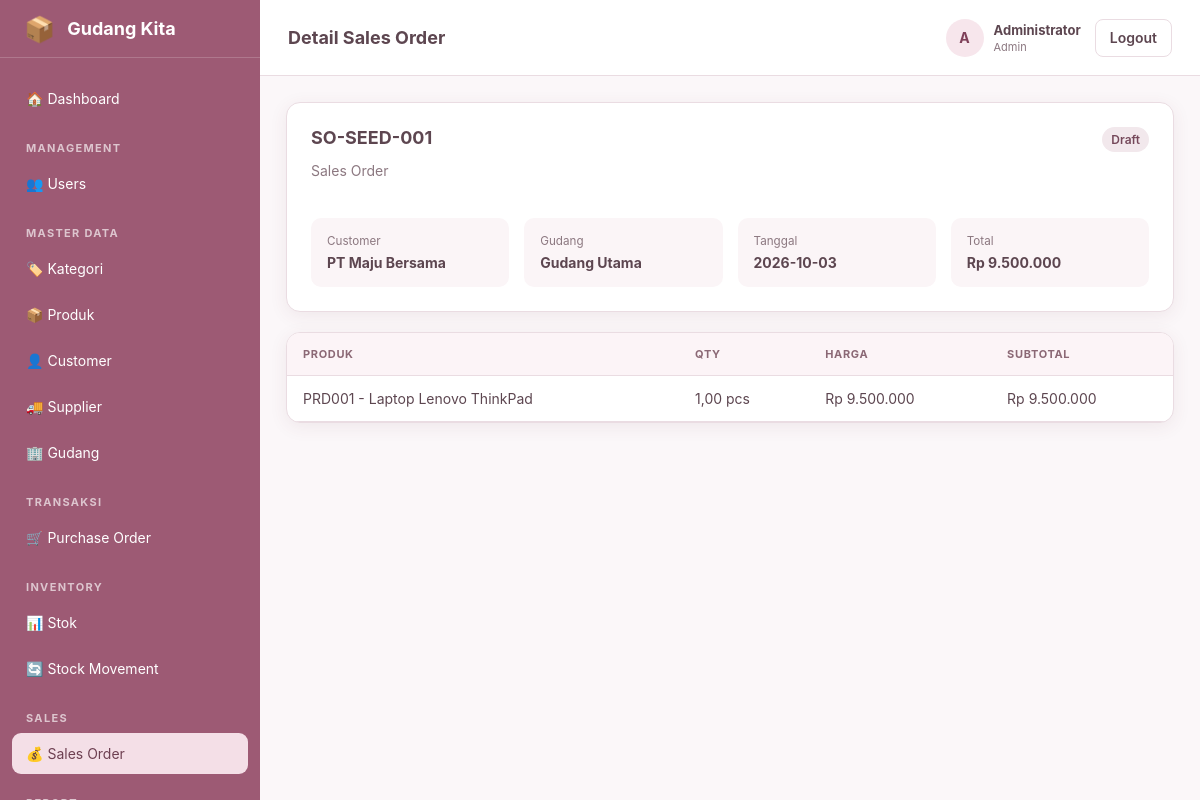
The app's page /?page=sales&action=view&id=1 (signed in) with its own data.
### tables this page shows
CREATE TABLE sales_orders (
 id INT UNSIGNED AUTO_INCREMENT PRIMARY KEY,
 so_number VARCHAR(50) NOT NULL UNIQUE,
 customer_id INT UNSIGNED NOT NULL,
 created_by INT UNSIGNED NULL,
 approved_by INT UNSIGNED NULL,
 warehouse_id INT UNSIGNED NOT NULL,
 so_date DATE NOT NULL,
 status ENUM('Draft','PendingApproval','Approved','Fulfilled','Cancelled') NOT NULL DEFAULT 'Draft',
 notes TEXT NULL,
 total_amount DECIMAL(18,2) NOT NULL DEFAULT 0,
 created_at TIMESTAMP NOT NULL DEFAULT CURRENT_TIMESTAMP,
 INDEX idx_so_customer(customer_id), INDEX idx_so_date(so_date), INDEX idx_so_status(status), INDEX idx_so_created_by(created_by), INDEX idx_so_approved_by(approved_by),
 CONSTRAINT fk_so_customer FOREIGN KEY(customer_id) REFERENCES customers(id) ON UPDATE CASCADE ON DELETE RESTRICT,
 CONSTRAINT fk_so_created_by FOREIGN KEY(created_by) REFERENCES users(id) ON UPDATE CASCADE ON DELETE SET NULL,
 CONSTRAINT fk_so_approved_by FOREIGN KEY(approved_by) REFERENCES users(id) ON UPDATE CASCADE ON DELETE SET NULL,
 CONSTRAINT fk_so_warehouse FOREIGN KEY(warehouse_id) REFERENCES warehouses(id) ON UPDATE CASCADE ON DELETE RESTRICT
);

CREATE TABLE customers (
 id INT UNSIGNED AUTO_INCREMENT PRIMARY KEY,
 code VARCHAR(40) NOT NULL UNIQUE,
 name VARCHAR(150) NOT NULL,
 address TEXT NULL,
 phone VARCHAR(40) NULL,
 email VARCHAR(150) NULL,
 status ENUM('Active','Inactive') NOT NULL DEFAULT 'Active',
 created_at TIMESTAMP NOT NULL DEFAULT CURRENT_TIMESTAMP,
 INDEX idx_customers_name(name)
);

CREATE TABLE warehouses (
 id INT UNSIGNED AUTO_INCREMENT PRIMARY KEY,
 code VARCHAR(40) NOT NULL UNIQUE,
 name VARCHAR(150) NOT NULL,
 address TEXT NULL,
 phone VARCHAR(40) NULL,
 status ENUM('Active','Inactive') NOT NULL DEFAULT 'Active',
 created_at TIMESTAMP NOT NULL DEFAULT CURRENT_TIMESTAMP,
 INDEX idx_warehouses_name(name)
);

CREATE TABLE sales_order_details (
 id INT UNSIGNED AUTO_INCREMENT PRIMARY KEY,
 sales_order_id INT UNSIGNED NOT NULL,
 product_id INT UNSIGNED NOT NULL,
 qty DECIMAL(15,2) NOT NULL,
 price DECIMAL(15,2) NOT NULL DEFAULT 0,
 subtotal DECIMAL(18,2) NOT NULL DEFAULT 0,
 created_at TIMESTAMP NOT NULL DEFAULT CURRENT_TIMESTAMP,
 INDEX idx_sod_so(sales_order_id), INDEX idx_sod_product(product_id),
 CONSTRAINT fk_sod_so FOREIGN KEY(sales_order_id) REFERENCES sales_orders(id) ON UPDATE CASCADE ON DELETE CASCADE,
 CONSTRAINT fk_sod_product FOREIGN KEY(product_id) REFERENCES products(id) ON UPDATE CASCADE ON DELETE RESTRICT,
 CONSTRAINT chk_sod_values CHECK(qty > 0 AND price >= 0)
);

CREATE TABLE products (
 id INT UNSIGNED AUTO_INCREMENT PRIMARY KEY,
 code VARCHAR(40) NOT NULL UNIQUE,
 name VARCHAR(150) NOT NULL,
 category_id INT UNSIGNED NOT NULL,
 unit VARCHAR(30) NOT NULL DEFAULT 'pcs',
 purchase_price DECIMAL(15,2) NOT NULL DEFAULT 0,
 selling_price DECIMAL(15,2) NOT NULL DEFAULT 0,
 minimum_stock DECIMAL(15,2) NOT NULL DEFAULT 0,
 image_path VARCHAR(255) NULL,
 status ENUM('Active','Inactive') NOT NULL DEFAULT 'Active',
 created_at TIMESTAMP NOT NULL DEFAULT CURRENT_TIMESTAMP,
 updated_at TIMESTAMP NOT NULL DEFAULT CURRENT_TIMESTAMP ON UPDATE CURRENT_TIMESTAMP,
 INDEX idx_products_name(name), INDEX idx_products_status(status), INDEX idx_products_category(category_id),
 CONSTRAINT fk_products_category FOREIGN KEY(category_id) REFERENCES categories(id) ON UPDATE CASCADE ON DELETE RESTRICT,
 CONSTRAINT chk_product_values CHECK(purchase_price >= 0 AND selling_price >= 0 AND minimum_stock >= 0)
);

### app/Controller/BaseController.php (called while the page is built, shortened)
<?php
abstract class BaseController
{
    protected function view(string $view, array $data = []): void
    {
        include_once BASE_PATH.'/views/layouts/app.php';
    }
}

### app/Controller/SalesOrderController.php (called while the page is built, shortened)
<?php
final class SalesOrderController extends BaseController
{
    public function __construct(\PDO $pdo, private ?SalesOrderRepository $repo = null, private ?InventoryRepository $inventory = null, ?SalesOrderService $service = null)
    {
        $this->repo ??= new SalesOrderRepository($pdo);
    }
    public function show(int $id): void
    {
        $order = $this->repo->find($id);
        $this->view('sales/show', ['pageTitle' => 'Detail Sales Order', 'order' => $order]);
    }
}

### app/Repository/SalesOrderRepository.php (called while the page is built, shortened)
<?php
final class SalesOrderRepository implements SalesOrderRepositoryInterface
{
    public function find(int $id): ?array
    {
        $statement = $this->pdo->prepare('SELECT so.*, c.name AS customer_name, w.name AS warehouse_name
            FROM sales_orders so JOIN customers c ON c.id = so.customer_id
            JOIN warehouses w ON w.id = so.warehouse_id WHERE so.id = ?');
        $statement->execute([$id]);
        $order = $statement->fetch();
        $details = $this->pdo->prepare('SELECT d.*, p.code product_code, p.name product_name, p.unit
            FROM sales_order_details d JOIN products p ON p.id = d.product_id WHERE d.sales_order_id = ? ORDER BY d.id');
        $details->execute([$id]);
        $order['details'] = $details->fetchAll();
        return $order;
    }
}

### app/Support/helpers.php (called while the page is built, shortened)
<?php
function e(mixed $v): string
{
    return htmlspecialchars((string)$v, ENT_QUOTES, 'UTF-8');
}

### views/sales/show.php (the view)
<div class="card detail-card"><div class="detail-header"><div><h2><?=e($order['so_number'])?></h2><p class="muted">Sales Order</p></div><span class="badge status-<?=strtolower($order['status'])?>"><?=e($order['status'])?></span></div><div class="detail-grid"><div><small>Customer</small><strong><?=e($order['customer_name'])?></strong></div><div><small>Gudang</small><strong><?=e($order['warehouse_name'])?></strong></div><div><small>Tanggal</small><strong><?=e($order['so_date'])?></strong></div><div><small>Total</small><strong>Rp <?=number_format((float)$order['total_amount'],0,',','.')?></strong></div></div></div><div class="card"><div class="table-wrap"><table><thead><tr><th>Produk</th><th>Qty</th><th>Harga</th><th>Subtotal</th></tr></thead><tbody><?php foreach($order['details'] as $d):?><tr><td><?=e($d['product_code'].' - '.$d['product_name'])?></td><td><?=number_format((float)$d['qty'],2,',','.')?> <?=e($d['unit'])?></td><td>Rp <?=number_format((float)$d['price'],0,',','.')?></td><td>Rp <?=number_format((float)$d['subtotal'],0,',','.')?></td></tr><?php endforeach;?></tbody></table></div></div>

### public/assets/css/style.css (style rules this page uses)
:root { --primary:#9d5a74;--primary-dark:#7f4059;--soft:#f8edf1;--line:#eadce2;--text:#5d4650;--muted:#8c7880;--white:#fff;--danger:#b8545c;--success:#3f8a68;--shadow:0 4px 18px rgba(100,55,70,.08) }
* { box-sizing:border-box }
body { margin:0;font-family:Inter,system-ui,-apple-system,BlinkMacSystemFont,"Segoe UI",sans-serif;background:#fbf7f9;color:var(--text);font-size:14px }
.card { background:#fff;border:1px solid var(--line);border-radius:14px;box-shadow:var(--shadow);margin-bottom:20px }
.card-header h2,.detail-header h2 { margin:0 0 5px;font-size:18px }
.muted { color:var(--muted) }
.table-wrap { overflow:auto }
table { width:100%;border-collapse:collapse;min-width:760px }
th,td { padding:14px 16px;border-bottom:1px solid var(--line);text-align:left;vertical-align:middle }
th { font-size:11px;letter-spacing:.06em;text-transform:uppercase;color:#8b6875;background:#fcf4f7 }
.badge { display:inline-flex;padding:5px 9px;border-radius:999px;background:#f2e8ec;color:#75485a;font-size:12px;font-weight:600 }
.detail-card { padding:24px }
.detail-header { display:flex;justify-content:space-between;gap:20px;align-items:flex-start;margin-bottom:25px }
.detail-grid { display:grid;grid-template-columns:repeat(4,1fr);gap:15px }
.detail-grid>div { background:#fbf5f7;border-radius:10px;padding:16px }
.detail-grid small { display:block;color:var(--muted);margin-bottom:6px }
html,body { max-width:100%;overflow-x:hidden }
.content,.card,.table-wrap { min-width:0;max-width:100%;overflow-x:hidden }
table { min-width:0;table-layout:fixed }
th,td { overflow-wrap:anywhere;word-break:break-word }
.table-wrap { overflow-x:auto;overflow-y:hidden }
.table-wrap table { min-width:760px;table-layout:auto }

### records on screen
sales_orders: so_number "SO-SEED-001", status "Draft", customer.name "PT Maju Bersama", warehouse.name "Gudang Utama", so_date "2026-10-03", total_amount "9.500.000"
sales_order_details: product.name "PRD001 - Laptop Lenovo ThinkPad", qty "1,00", product.unit "pcs", price "9.500.000", subtotal "9.500.000"

### other values on screen
$ml "🏷️ Kategori"
$ml "📦 Produk"
$ml "👤 Customer"
$ml "🚚 Supplier"
$ml "🏢 Gudang"
$pageTitle "Detail Sales Order"
substr($currentUser['name']??'U',0,1) "A"
$currentUser['name'] "Administrator"
$currentUser['role'] "Admin"
